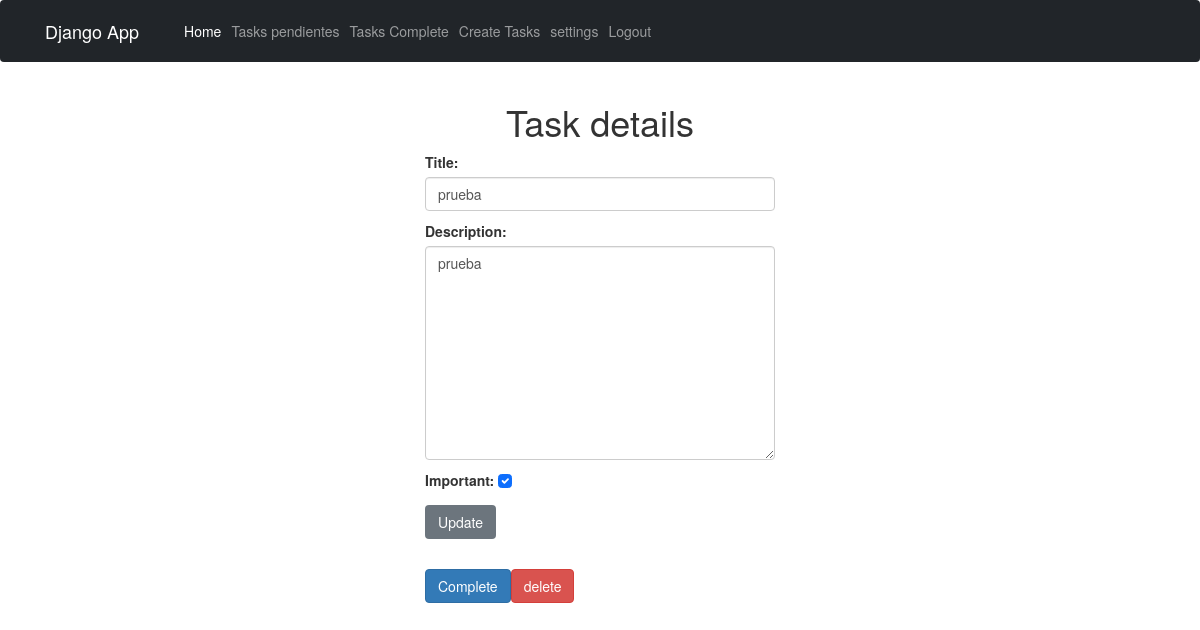
/tasks/9/ (signed in), run on the app's committed database.
### tasks/models.py (models this page shows, shortened)
class Task(models.Model):
    title = models.CharField(max_length=100)
    description = models.TextField(blank=True)
    created = models.DateTimeField(auto_now_add=True)
    datecompleted = models.DateTimeField(null=True, blank=True)
    important = models.BooleanField(default=False)
    user = models.ForeignKey(User, on_delete=models.CASCADE)

### tasks/views.py (the view, shortened to what this page needs)
# urls.py: path('tasks/<int:task_id>/', views.task_detail, name='task_detail'),
@login_required
def task_detail(request, task_id):
    if request.method == 'GET':
        task = get_object_or_404(Task, pk=task_id, user=request.user)
        form = TaskForm(instance=task)
        return render(request, 'task_detail.html', {'task': task, 'form': form})

### tasks/form.py
class TaskForm(forms.ModelForm):
    class Meta:
        model = Task
        fields = ['title', 'description', 'important']
        widgets = {
            'title': forms.TextInput(attrs={'class': 'form-control', 'placeholder':'Title'}),
            'description': forms.Textarea(attrs={'class': 'form-control', 'placeholder':'Description'}),
            'important': forms.CheckboxInput(attrs={'class': 'form-check-input'})
        }

### tasks/templates/task_detail.html (shortened to what this page needs)
{% extends 'base.html' %}
{% block content %}
<main class="container">
    <div class="row">
        <div class="col-md-4 offset-md-4">
            <h1 class="text-center">Task details</h1>
                <form method="POST">
                    {{form.as_p}}
                    <button class="btn btn-secondary">
                        Update
                    </button>
                </form>
            <div class="mt-5 d-flex">
                <form action="{%  url 'complete_task' task.id %}" method="POST">
                    <button class="btn btn-primary">
                        Complete
                    </button>
                </form>
                <form action="{%  url 'delete_task' task.id %}" method="POST">
                    <button class="btn btn-danger">
                        delete
                    </button>
                </form>
            </div>
        </div>
    </div>
</main>
{% endblock %}

### tasks/static/estilo.css (style rules this page uses)
.form-control { padding-right: 100px; }

### data on the page
Task: title "prueba", description "prueba", important "☑"
